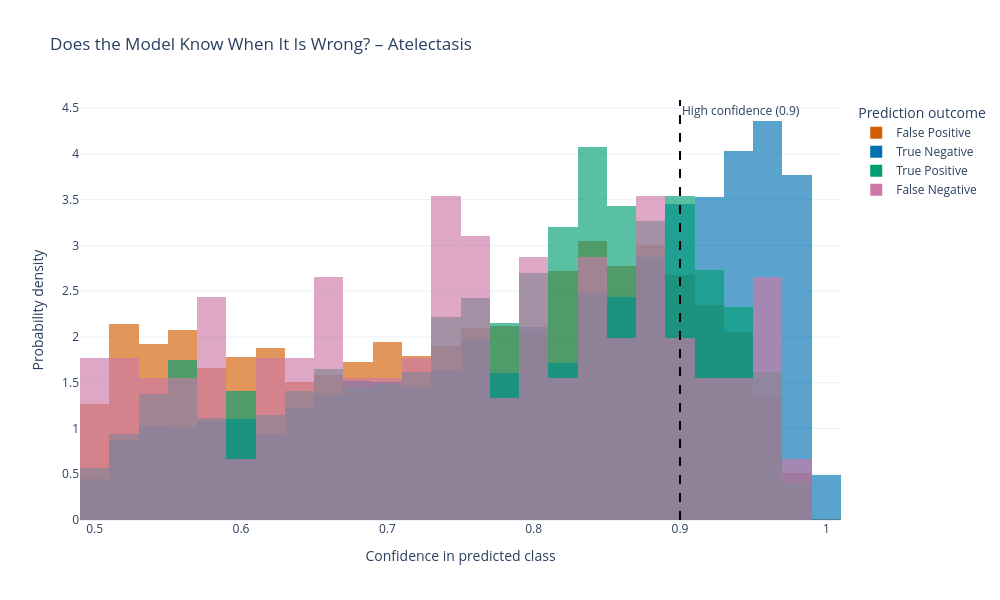
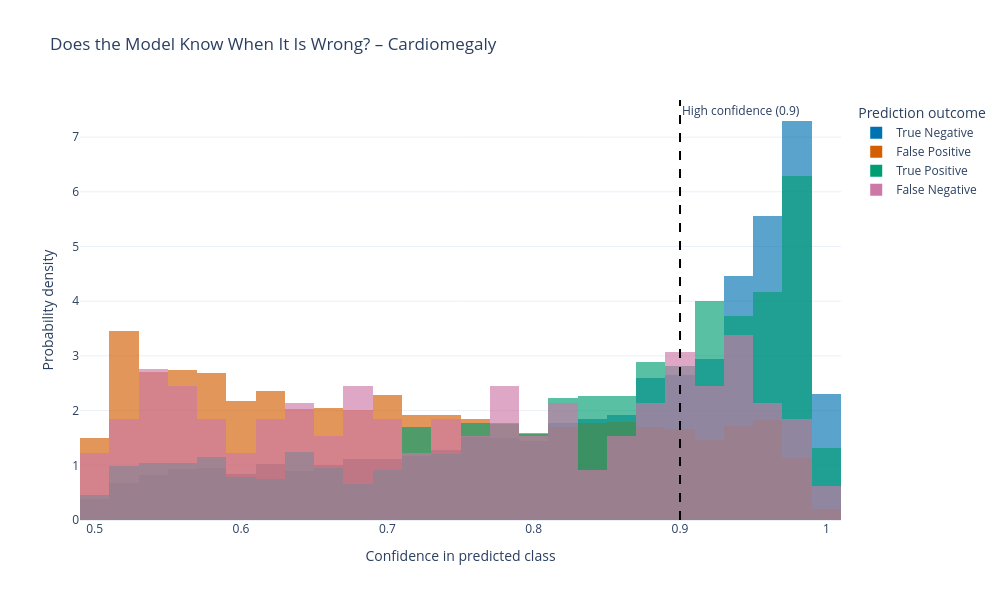
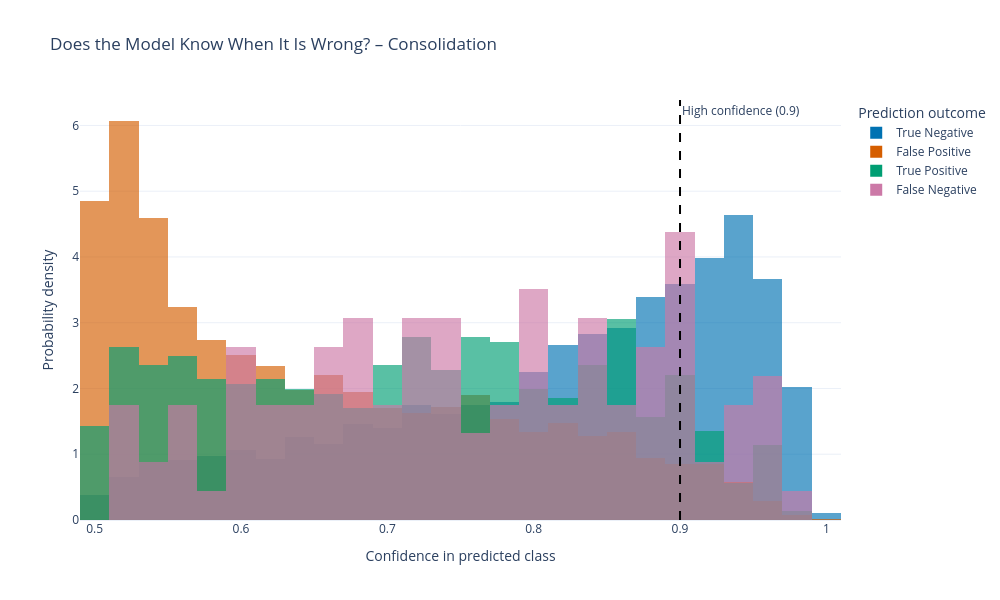
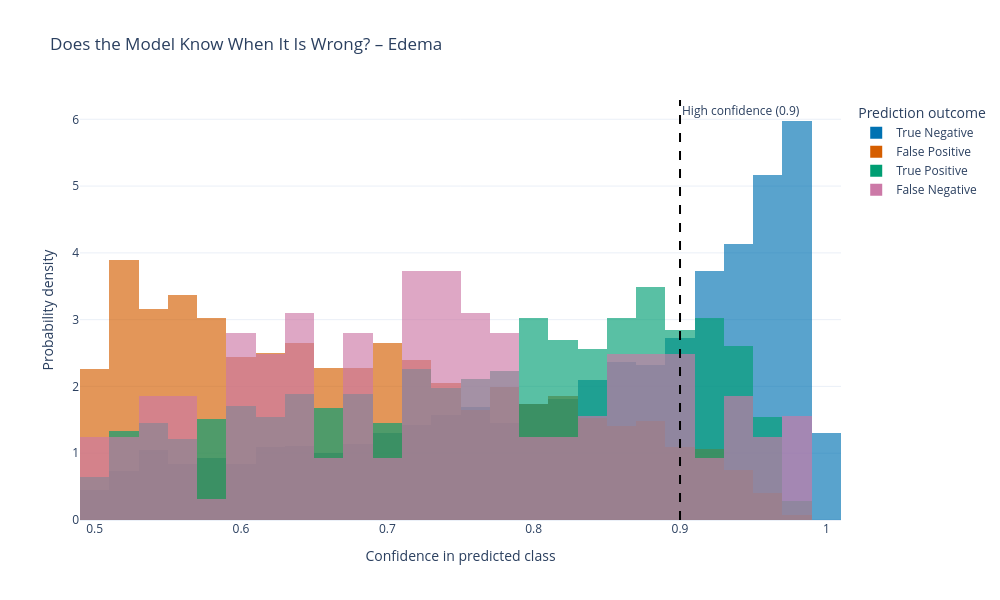

The notebook cell these images were saved under, in order:
### Code cell
for pathology in DATASET_PATHOLOGIES:
    show_prediction_confidence_vs_probability(pathology, 0.5)

### Figure 1 — Plotly figure (JSON) as saved in the notebook; plotly's stock layout.template omitted (floating-point values rounded to 4 significant figures; data arrays with more than 128 entries replaced by an {"elided": "..."} marker saying what was removed)
{"data": [{"bingroup": "x", "histnorm": "probability density", "hovertemplate": "outcome=False Positive<br>prediction_confidence=%{x}<br>probability density=%{y}<extra></extra>", "legendgroup": "False Positive", "marker": {"color": "#D55E00", "opacity": 0.65, "pattern": {"shape": ""}}, "name": "False Positive", "nbinsx": 40, "orientation": "v", "showlegend": true, "type": "histogram", "x": {"elided": "4928 float values"}, "xaxis": "x", "yaxis": "y"}, {"bingroup": "x", "histnorm": "probability density", "hovertemplate": "outcome=True Negative<br>prediction_confidence=%{x}<br>probability density=%{y}<extra></extra>", "legendgroup": "True Negative", "marker": {"color": "#0072B2", "opacity": 0.65, "pattern": {"shape": ""}}, "name": "True Negative", "nbinsx": 40, "orientation": "v", "showlegend": true, "type": "histogram", "x": {"elided": "3361 float values"}, "xaxis": "x", "yaxis": "y"}, {"bingroup": "x", "histnorm": "probability density", "hovertemplate": "outcome=True Positive<br>prediction_confidence=%{x}<br>probability density=%{y}<extra></extra>", "legendgroup": "True Positive", "marker": {"color": "#009E73", "opacity": 0.65, "pattern": {"shape": ""}}, "name": "True Positive", "nbinsx": 40, "orientation": "v", "showlegend": true, "type": "histogram", "x": {"elided": "1485 float values"}, "xaxis": "x", "yaxis": "y"}, {"bingroup": "x", "histnorm": "probability density", "hovertemplate": "outcome=False Negative<br>prediction_confidence=%{x}<br>probability density=%{y}<extra></extra>", "legendgroup": "False Negative", "marker": {"color": "#CC79A7", "opacity": 0.65, "pattern": {"shape": ""}}, "name": "False Negative", "nbinsx": 40, "orientation": "v", "showlegend": true, "type": "histogram", "x": {"elided": "226 float values"}, "xaxis": "x", "yaxis": "y"}], "layout": {"annotations": [{"showarrow": false, "text": "High confidence (0.9)", "x": 0.9, "xanchor": "left", "xref": "x", "y": 1, "yanchor": "top", "yref": "y domain"}], "barmode": "overlay", "height": 600, "hovermode": "x unified", "legend": {"title": {"text": "Prediction outcome"}, "tracegroupgap": 0}, "shapes": [{"line": {"color": "black", "dash": "dash"}, "type": "line", "x0": 0.9, "x1": 0.9, "xref": "x", "y0": 0, "y1": 1, "yref": "y domain"}], "title": {"text": "Does the Model Know When It Is Wrong? – Atelectasis"}, "width": 1000, "xaxis": {"anchor": "y", "domain": [0, 1], "title": {"text": "Confidence in predicted class"}}, "yaxis": {"anchor": "x", "domain": [0, 1], "title": {"text": "Probability density"}}}}

### Figure 2 — Plotly figure (JSON) as saved in the notebook; plotly's stock layout.template omitted (floating-point values rounded to 4 significant figures; data arrays with more than 128 entries replaced by an {"elided": "..."} marker saying what was removed)
{"data": [{"bingroup": "x", "histnorm": "probability density", "hovertemplate": "outcome=True Negative<br>prediction_confidence=%{x}<br>probability density=%{y}<extra></extra>", "legendgroup": "True Negative", "marker": {"color": "#0072B2", "opacity": 0.65, "pattern": {"shape": ""}}, "name": "True Negative", "nbinsx": 40, "orientation": "v", "showlegend": true, "type": "histogram", "x": {"elided": "4757 float values"}, "xaxis": "x", "yaxis": "y"}, {"bingroup": "x", "histnorm": "probability density", "hovertemplate": "outcome=False Positive<br>prediction_confidence=%{x}<br>probability density=%{y}<extra></extra>", "legendgroup": "False Positive", "marker": {"color": "#D55E00", "opacity": 0.65, "pattern": {"shape": ""}}, "name": "False Positive", "nbinsx": 40, "orientation": "v", "showlegend": true, "type": "histogram", "x": {"elided": "3871 float values"}, "xaxis": "x", "yaxis": "y"}, {"bingroup": "x", "histnorm": "probability density", "hovertemplate": "outcome=True Positive<br>prediction_confidence=%{x}<br>probability density=%{y}<extra></extra>", "legendgroup": "True Positive", "marker": {"color": "#009E73", "opacity": 0.65, "pattern": {"shape": ""}}, "name": "True Positive", "nbinsx": 40, "orientation": "v", "showlegend": true, "type": "histogram", "x": {"elided": "1209 float values"}, "xaxis": "x", "yaxis": "y"}, {"bingroup": "x", "histnorm": "probability density", "hovertemplate": "outcome=False Negative<br>prediction_confidence=%{x}<br>probability density=%{y}<extra></extra>", "legendgroup": "False Negative", "marker": {"color": "#CC79A7", "opacity": 0.65, "pattern": {"shape": ""}}, "name": "False Negative", "nbinsx": 40, "orientation": "v", "showlegend": true, "type": "histogram", "x": {"elided": "163 float values"}, "xaxis": "x", "yaxis": "y"}], "layout": {"annotations": [{"showarrow": false, "text": "High confidence (0.9)", "x": 0.9, "xanchor": "left", "xref": "x", "y": 1, "yanchor": "top", "yref": "y domain"}], "barmode": "overlay", "height": 600, "hovermode": "x unified", "legend": {"title": {"text": "Prediction outcome"}, "tracegroupgap": 0}, "shapes": [{"line": {"color": "black", "dash": "dash"}, "type": "line", "x0": 0.9, "x1": 0.9, "xref": "x", "y0": 0, "y1": 1, "yref": "y domain"}], "title": {"text": "Does the Model Know When It Is Wrong? – Cardiomegaly"}, "width": 1000, "xaxis": {"anchor": "y", "domain": [0, 1], "title": {"text": "Confidence in predicted class"}}, "yaxis": {"anchor": "x", "domain": [0, 1], "title": {"text": "Probability density"}}}}

### Figure 3 — Plotly figure (JSON) as saved in the notebook; plotly's stock layout.template omitted (floating-point values rounded to 4 significant figures; data arrays with more than 128 entries replaced by an {"elided": "..."} marker saying what was removed)
{"data": [{"bingroup": "x", "histnorm": "probability density", "hovertemplate": "outcome=True Negative<br>prediction_confidence=%{x}<br>probability density=%{y}<extra></extra>", "legendgroup": "True Negative", "marker": {"color": "#0072B2", "opacity": 0.65, "pattern": {"shape": ""}}, "name": "True Negative", "nbinsx": 40, "orientation": "v", "showlegend": true, "type": "histogram", "x": {"elided": "4388 float values"}, "xaxis": "x", "yaxis": "y"}, {"bingroup": "x", "histnorm": "probability density", "hovertemplate": "outcome=False Positive<br>prediction_confidence=%{x}<br>probability density=%{y}<extra></extra>", "legendgroup": "False Positive", "marker": {"color": "#D55E00", "opacity": 0.65, "pattern": {"shape": ""}}, "name": "False Positive", "nbinsx": 40, "orientation": "v", "showlegend": true, "type": "histogram", "x": {"elided": "4796 float values"}, "xaxis": "x", "yaxis": "y"}, {"bingroup": "x", "histnorm": "probability density", "hovertemplate": "outcome=True Positive<br>prediction_confidence=%{x}<br>probability density=%{y}<extra></extra>", "legendgroup": "True Positive", "marker": {"color": "#009E73", "opacity": 0.65, "pattern": {"shape": ""}}, "name": "True Positive", "nbinsx": 40, "orientation": "v", "showlegend": true, "type": "histogram", "x": {"elided": "702 float values"}, "xaxis": "x", "yaxis": "y"}, {"bingroup": "x", "histnorm": "probability density", "hovertemplate": "outcome=False Negative<br>prediction_confidence=%{x}<br>probability density=%{y}<extra></extra>", "legendgroup": "False Negative", "marker": {"color": "#CC79A7", "opacity": 0.65, "pattern": {"shape": ""}}, "name": "False Negative", "nbinsx": 40, "orientation": "v", "showlegend": true, "type": "histogram", "x": [0.7495, 0.7479, 0.797, 0.9728, 0.7565, 0.7111, 0.5416, 0.7549, 0.9033, 0.8221, 0.6325, 0.8031, 0.799, 0.6852, 0.7378, 0.949, 0.7072, 0.9197, 0.6607, 0.8458, 0.7237, 0.6834, 0.8309, 0.7021, 0.877, 0.78, 0.5596, 0.9026, 0.8034, 0.6228, 0.8941, 0.6817, 0.7757, 0.915, 0.8431, 0.8528, 0.8287, 0.5952, 0.8219, 0.6629, 0.6307, 0.8441, 0.5645, 0.8359, 0.5963, 0.9389, 0.8721, 0.6008, 0.5206, 0.9567, 0.94, 0.9558, 0.728, 0.7801, 0.737, 0.8709, 0.9005, 0.7195, 0.8768, 0.9039, 0.6597, 0.8519, 0.7399, 0.8491, 0.7647, 0.7729, 0.6935, 0.7989, 0.7431, 0.5682, 0.5957, 0.8861, 0.7979, 0.7927, 0.5249, 0.6547, 0.5938, 0.8967, 0.8679, 0.6883, 0.8567, 0.6997, 0.6133, 0.6409, 0.8927, 0.9541, 0.6482, 0.8844, 0.8051, 0.6115, 0.8944, 0.9697, 0.9074, 0.6203, 0.7457, 0.8904, 0.5431, 0.8262, 0.6834, 0.5882, 0.6814, 0.5239, 0.5514, 0.6738, 0.6601, 0.7127, 0.9404, 0.5189, 0.7286, 0.8416, 0.6577, 0.729, 0.9542, 0.5991], "xaxis": "x", "yaxis": "y"}], "layout": {"annotations": [{"showarrow": false, "text": "High confidence (0.9)", "x": 0.9, "xanchor": "left", "xref": "x", "y": 1, "yanchor": "top", "yref": "y domain"}], "barmode": "overlay", "height": 600, "hovermode": "x unified", "legend": {"title": {"text": "Prediction outcome"}, "tracegroupgap": 0}, "shapes": [{"line": {"color": "black", "dash": "dash"}, "type": "line", "x0": 0.9, "x1": 0.9, "xref": "x", "y0": 0, "y1": 1, "yref": "y domain"}], "title": {"text": "Does the Model Know When It Is Wrong? – Consolidation"}, "width": 1000, "xaxis": {"anchor": "y", "domain": [0, 1], "title": {"text": "Confidence in predicted class"}}, "yaxis": {"anchor": "x", "domain": [0, 1], "title": {"text": "Probability density"}}}}

### Figure 4 — Plotly figure (JSON) as saved in the notebook; plotly's stock layout.template omitted (floating-point values rounded to 4 significant figures; data arrays with more than 128 entries replaced by an {"elided": "..."} marker saying what was removed)
{"data": [{"bingroup": "x", "histnorm": "probability density", "hovertemplate": "outcome=True Negative<br>prediction_confidence=%{x}<br>probability density=%{y}<extra></extra>", "legendgroup": "True Negative", "marker": {"color": "#0072B2", "opacity": 0.65, "pattern": {"shape": ""}}, "name": "True Negative", "nbinsx": 40, "orientation": "v", "showlegend": true, "type": "histogram", "x": {"elided": "4017 float values"}, "xaxis": "x", "yaxis": "y"}, {"bingroup": "x", "histnorm": "probability density", "hovertemplate": "outcome=False Positive<br>prediction_confidence=%{x}<br>probability density=%{y}<extra></extra>", "legendgroup": "False Positive", "marker": {"color": "#D55E00", "opacity": 0.65, "pattern": {"shape": ""}}, "name": "False Positive", "nbinsx": 40, "orientation": "v", "showlegend": true, "type": "histogram", "x": {"elided": "4206 float values"}, "xaxis": "x", "yaxis": "y"}, {"bingroup": "x", "histnorm": "probability density", "hovertemplate": "outcome=True Positive<br>prediction_confidence=%{x}<br>probability density=%{y}<extra></extra>", "legendgroup": "True Positive", "marker": {"color": "#009E73", "opacity": 0.65, "pattern": {"shape": ""}}, "name": "True Positive", "nbinsx": 40, "orientation": "v", "showlegend": true, "type": "histogram", "x": {"elided": "1616 float values"}, "xaxis": "x", "yaxis": "y"}, {"bingroup": "x", "histnorm": "probability density", "hovertemplate": "outcome=False Negative<br>prediction_confidence=%{x}<br>probability density=%{y}<extra></extra>", "legendgroup": "False Negative", "marker": {"color": "#CC79A7", "opacity": 0.65, "pattern": {"shape": ""}}, "name": "False Negative", "nbinsx": 40, "orientation": "v", "showlegend": true, "type": "histogram", "x": {"elided": "161 float values"}, "xaxis": "x", "yaxis": "y"}], "layout": {"annotations": [{"showarrow": false, "text": "High confidence (0.9)", "x": 0.9, "xanchor": "left", "xref": "x", "y": 1, "yanchor": "top", "yref": "y domain"}], "barmode": "overlay", "height": 600, "hovermode": "x unified", "legend": {"title": {"text": "Prediction outcome"}, "tracegroupgap": 0}, "shapes": [{"line": {"color": "black", "dash": "dash"}, "type": "line", "x0": 0.9, "x1": 0.9, "xref": "x", "y0": 0, "y1": 1, "yref": "y domain"}], "title": {"text": "Does the Model Know When It Is Wrong? – Edema"}, "width": 1000, "xaxis": {"anchor": "y", "domain": [0, 1], "title": {"text": "Confidence in predicted class"}}, "yaxis": {"anchor": "x", "domain": [0, 1], "title": {"text": "Probability density"}}}}
